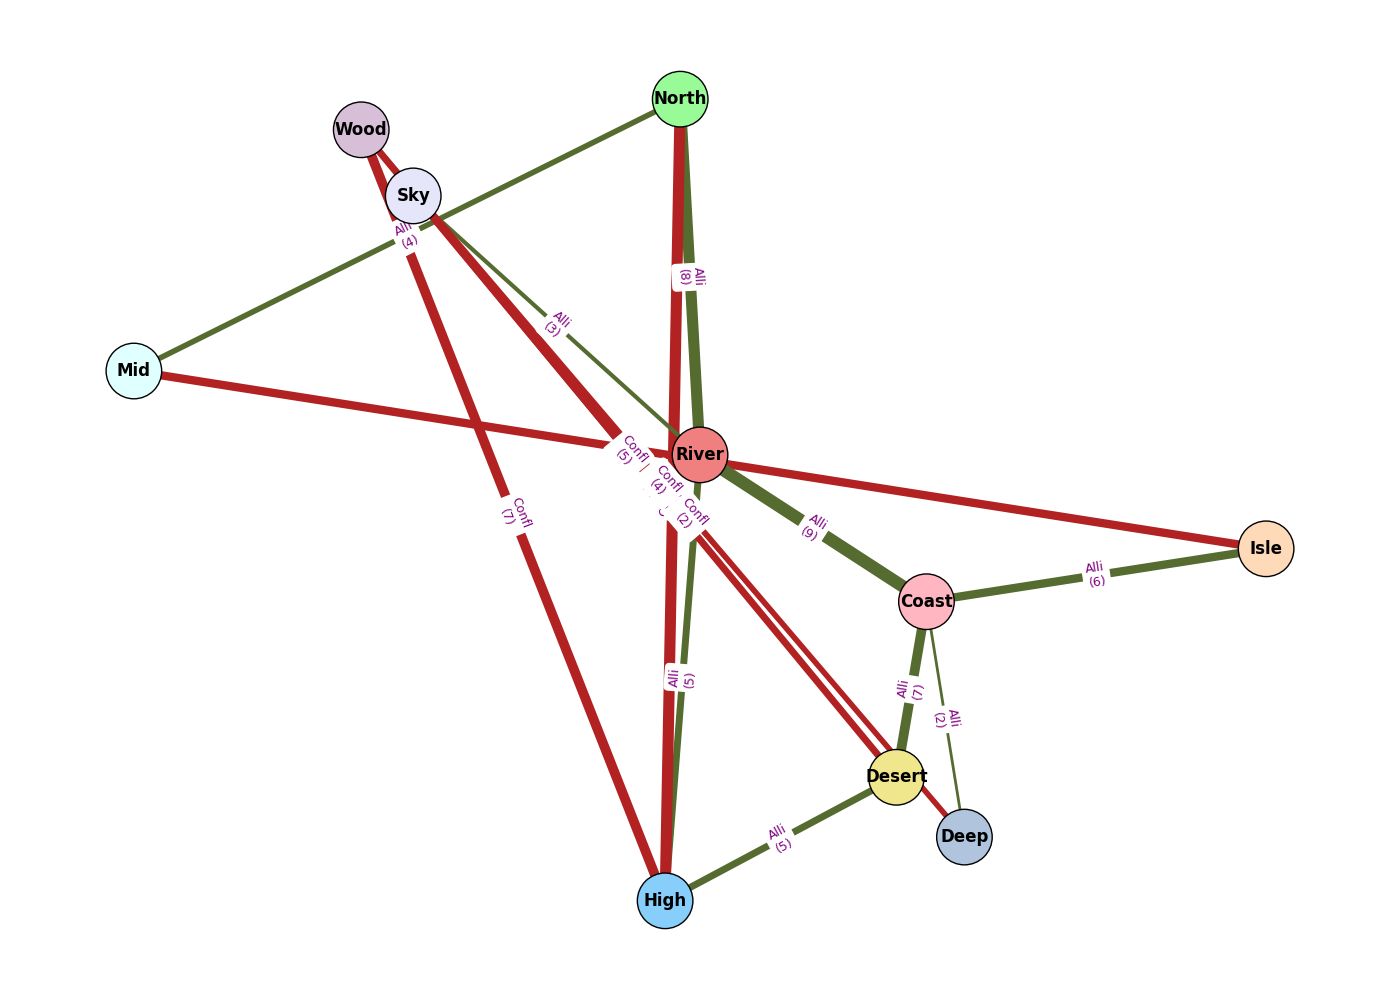

Reproduce this figure in Python.
import matplotlib.pyplot as plt
import networkx as nx
import numpy as np

# Updated list of kingdoms to include 'Sky' and 'Deep'
kingdoms = [
    "North", "River", "High", "Wood",
    "Desert", "Coast", "Isle", "Mid",
    "Sky", "Deep"
]

# Added new relationships, including 'Sky' and 'Deep'
relationships = [
    ("North", "River", 8),
    ("River", "High", 5),
    ("High", "Wood", -7),
    ("Wood", "Desert", -5),
    ("Desert", "Coast", 7),
    ("Coast", "Isle", 6),
    ("Isle", "Mid", -6),
    ("Mid", "North", 4),
    ("River", "Coast", 9),
    ("High", "Desert", 5),
    ("North", "High", -8),
    # New relationships
    ("Sky", "River", 3),
    ("Sky", "Desert", -3),
    ("Deep", "Coast", 2),
    ("Deep", "Wood", -4),
    ("Sky", "Deep", -2)
]

G = nx.Graph()  # Undirected graph
G.add_nodes_from(kingdoms)
G.add_weighted_edges_from(relationships)

pos = nx.spring_layout(G, seed=42)

fig, ax = plt.subplots(figsize=(14, 10))

# Updated node_colors to accommodate new nodes
node_colors = ['palegreen', 'lightcoral', 'lightskyblue', 'thistle', 
               'khaki', 'lightpink', 'peachpuff', 'lightcyan', 'lavender', 'lightsteelblue']
nx.draw_networkx_nodes(
    G, pos, node_size=1600, node_color=node_colors, edgecolors='black', ax=ax
)

edge_colors = ['darkolivegreen' if weight > 0 else 'firebrick' for u, v, weight in relationships]
weights = np.abs([weight for u, v, weight in relationships])
nx.draw_networkx_edges(
    G, pos, edgelist=relationships,
    edge_color=edge_colors, width=weights, ax=ax, connectionstyle="arc3,rad=0.2"
)

nx.draw_networkx_labels(G, pos, font_size=12, font_weight='bold', verticalalignment='center', ax=ax)

edge_labels = {(u, v): f"{'Alli' if weight > 0 else 'Confl'}\n({abs(weight)})" for u, v, weight in relationships}
nx.draw_networkx_edge_labels(G, pos, edge_labels=edge_labels, font_color='purple', font_size=9, ax=ax)

plt.axis('off')

plt.tight_layout()
plt.show()
